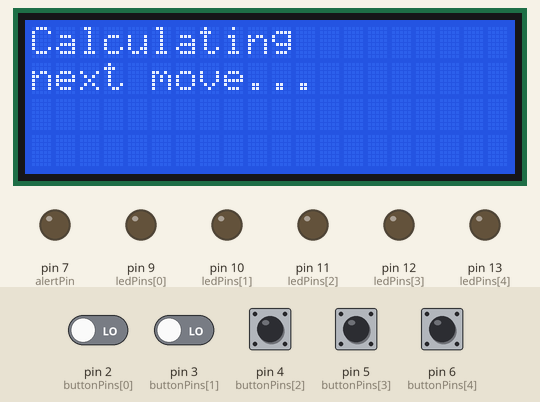
Bench run of a sketch on a simulated Arduino Uno, built with avr-gcc and run on an emulated ATmega328P. Parts: 20×4 character LCD, output pins drawn as LEDs (lit = HIGH). The test bench sets the inputs (shaded band); at power-on: pin 2 (buttonPins[0]), pin 3 (buttonPins[1]), pin 4 (buttonPins[2]), pin 5 (buttonPins[3]), pin 6 (buttonPins[4]) LOW. Random numbers use the default seed unless the sketch sets one; what the sketch prints to the serial monitor is not drawn.

Above: at 3.7 s.
4.9 s: pin 2 (buttonPins[0]) driven HIGH and pin 3 (buttonPins[1]) driven HIGH
7.9 s: pin 2 (buttonPins[0]) driven LOW
At 9.3 s:
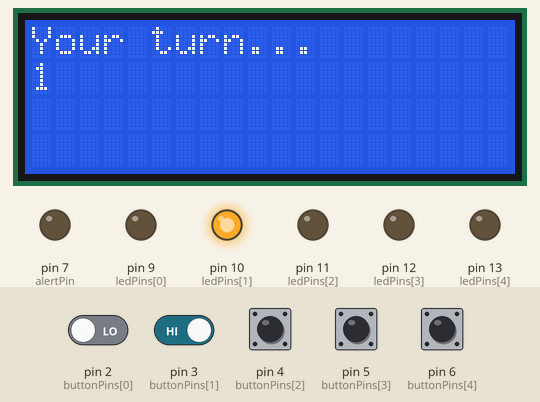
10.4 s: pin 4 (buttonPins[2]) pulled HIGH for 0.15 s
At 11.7 s:
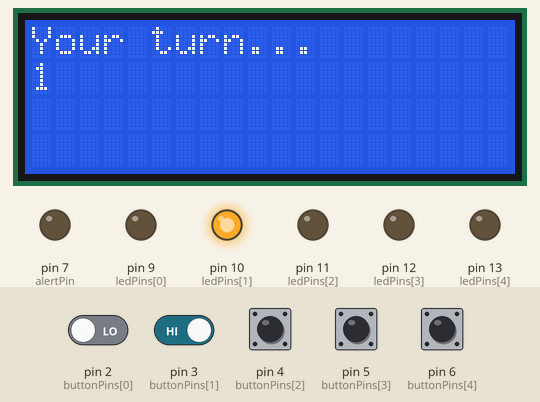
12.0 s: pin 4 (buttonPins[2]) pulled HIGH for 1 s
At 19.5 s:
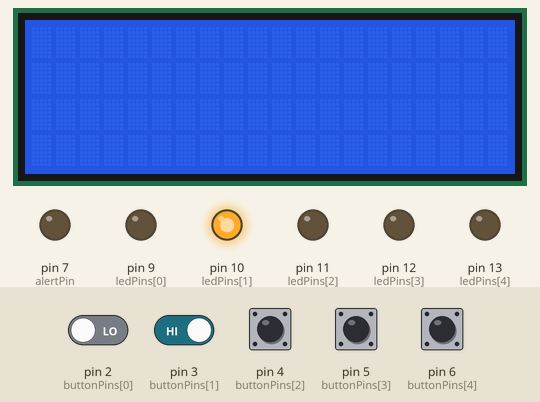
19.6 s: pin 3 (buttonPins[1]) driven LOW
At 22.4 s:
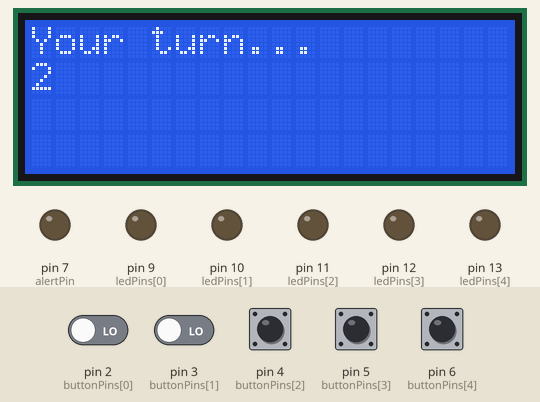
22.6 s: pin 5 (buttonPins[3]) pulled HIGH for 0.15 s
At 42.98 s:
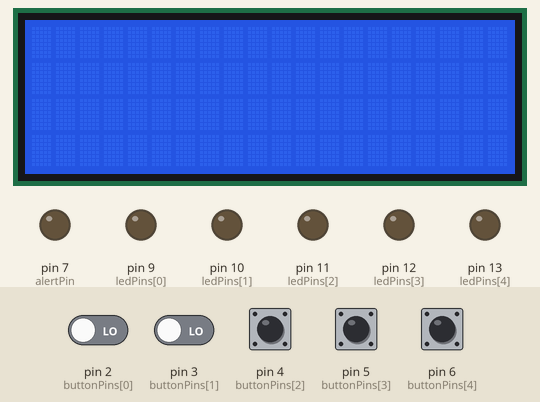
Timing chart, 0 to 43.9 s (numbered marks = the images above; inputs shaded):
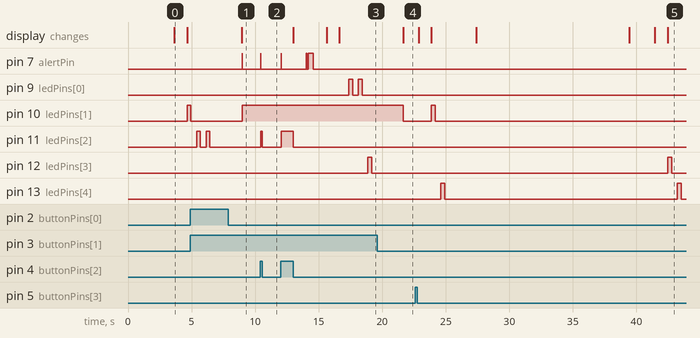

The sketch:

Simon2_V3.ino
```cpp
/*
 * memory / dexterit therapy game for Steve T.
 */


/*
 * TODO:
 * add adaptive difficulty setting based on user performance with adjustable gain (low slope for beginners.
 * Add deliery of Amazon gift card via servo motor
 * add internal battery (with extension USB port) show battery level on display
 * add wav file support for 80's style arcage game sounds (asteriods, pac man, etc.)
 * use LCD display logic from SORI game (complete)
 * startup mode configuration options (press any button during startup)
 * add bluetooth interface (display score, statistics, etc.
 * capture response time for performance metrics
 * add real time clock to track performance over time
 * add timer - response must be received within specified time
 * "Press both red buttons simultaneously to end game and view stats"
 * build array of player performance statistics
 * have special challenges which display fibonacci sequence of some other well known integer sequence
 *
 */
#include <LiquidCrystal_I2C.h>

// setup LCD display
#define LCD_ADDRESS1 0x3F       // 2x16 display
#define LCD_ADDRESS2 0x27       // 4x20 display
LiquidCrystal_I2C  lcd(LCD_ADDRESS2,2,1,0,4,5,6,7);

#define MAX_CHALLENGE_LENGTH  10      // maximum number of elements in sequence array
#define SOUND_CORRECT 0       // mode control to command audio sound signifying correct response
#define SOUND_INCORRECT 1     // mode control to command audio sound signifying correct response
#define SOUND_SUCCESSFUL_ROUND 2  // audio to signify successful round
#define END_OF_CHALLENGE_FLAG 99  // signifies end of challenge array
#define NUM_ELEMENTS 5             // number of player buttons

int iReading1 = 0;
int iReading2 = 0;
int iReading3 = 0;
int iReading4 = 0;
int iReading5 = 0;

int iPrevReading1 = 0;
int iPrevReading2 = 0;
int iPrevReading3 = 0;
int iPrevReading4 = 0;
int iPrevReading5 = 0;

int iResponseIndex = 0;

// caution, must be set manualy to match NUM_ELEMENTS
int buttonPins[NUM_ELEMENTS] = {2, 3, 4, 5, 6};
const int ledPins[NUM_ELEMENTS] = {9, 10, 11, 12, 13};

const int alertPin = 7;       // sonalert

const int ledPin1 =  9;       // the number of the LED pin
const int ledPin2 =  10;      // the number of the LED pin
const int ledPin3 =  11;      // the number of the LED pin
const int ledPin4 =  12;      // the number of the LED pin
const int ledPin5 =  13;      // the number of the LED pin

const unsigned int debounceDelay = 40;
int challengeSequence[MAX_CHALLENGE_LENGTH+1];           //light sequence array, reserve one space for end flag

int iResponses[MAX_CHALLENGE_LENGTH];         // array to hold sequence of responses

bool bDisplayNextChallenge = true;     // displays light sequence when true, waits for response when false

// response structure holds data for the five response buttons
struct ResponseStruct{
  int iReading;
  int iPrevReading;
  unsigned long PositiveTransitionTime;
  unsigned long PreviousMillis;
  bool bButtonState;
};
ResponseStruct Responses[MAX_CHALLENGE_LENGTH];

unsigned long deadline = 0;


#define MAX_ROUNDS 50
struct StatsStruct{
  int RoundID = 0;
  unsigned long roundStartTime;
  unsigned long roundDeadline;
  unsigned long playerResponseTime;
  bool bRoundSuccess;
  bool bTimeout;
  bool bRoundFailure;
} RoundStatistics[MAX_ROUNDS];


// keep running stats on player performance
unsigned int iRoundNumber = 0;
unsigned int iTimeoutCount = 0;
unsigned int iResponseErrorCount = 0;
unsigned int iSuccessCount = 0;

void setup() {

  // LCD display setup
  lcd.off();
  lcd.begin (20,4);
  lcd.setBacklightPin(3,POSITIVE);
  lcd.setBacklight(HIGH);
  // end LCD setup

  for(int i = 0; i<NUM_ELEMENTS; i++)
  {
    pinMode(ledPins[i], OUTPUT);
    pinMode(buttonPins[i], INPUT);
  }
   pinMode(alertPin, OUTPUT);

  Serial.begin(9600);

  displayLCD(F("Hi Steve. I'm Simone"),F("Let's play..."),"","", 0,3500);

}

void loop() {

  if (bDisplayNextChallenge){
    // increment round number
    iRoundNumber++;

    SetupAndDisplayNextMove();

    // prepare to receive responses
    iResponseIndex = 0;     // initialize index which stores series of responses
    // initialize button response booleans
    for(int i = 0; i<NUM_ELEMENTS; i++) Responses[i].bButtonState = false;

    // notify player
    displayLCD(F("Your turn..."),String(iRoundNumber),"","", 0,0);

    // prepare flags for next round
    RoundStatistics[iRoundNumber].bRoundSuccess = false;
    RoundStatistics[iRoundNumber].bTimeout = false;
    RoundStatistics[iRoundNumber].bRoundFailure = false;
    RoundStatistics[iRoundNumber].roundStartTime = millis();

  }
  else
  {
  // handle player response

  for(int j = 0; j<NUM_ELEMENTS; j++){
  /*
   * scan all buttons
   *
   */
  Responses[j].iReading = digitalRead(buttonPins[j]);
  if ((Responses[j].iReading == HIGH) && (Responses[j].iPrevReading == LOW)) {
    // get time of newly detected high state
    Responses[j].PositiveTransitionTime = millis();
  }
  // button has been pushed for at least one cycle,  accumulate time until we reach threshold
  else if ((Responses[j].iReading == HIGH) && (Responses[j].iPrevReading == HIGH)){
    if (((millis() - Responses[j].PositiveTransitionTime) > debounceDelay && (Responses[j].bButtonState == false))) {
         Responses[j].bButtonState = true;
         Serial.print("Button state ON registered for button ");
         Serial.println(j);
         if(iResponseIndex < MAX_CHALLENGE_LENGTH){
          iResponses[iResponseIndex] = ledPins[j];             // record activation of button
          if(challengeSequence[iResponseIndex] == ledPins[j]){  // Requested button matches button played
            SoundFeedback(SOUND_CORRECT);                   // provide affirmative sound
            digitalWrite(ledPins[j], HIGH);                    // light LED
          }
          else{
            SoundFeedback(SOUND_INCORRECT);
            RoundStatistics[iRoundNumber].bRoundFailure = true;
            bDisplayNextChallenge = true;                            // player fails this round, redisplay challenge
            }
          // we have a response
          iResponseIndex++;                                 // prepare to store next response
          }
        }
      }
    else if ((Responses[j].iReading == LOW) && (Responses[j].iPrevReading == HIGH)){
      Responses[j].bButtonState = false;      // player has released the button, reset to allow it to be registered again
      digitalWrite(ledPins[j], LOW);                    // extinguish LED
      // check for end of sequence
      if(challengeSequence[iResponseIndex] == END_OF_CHALLENGE_FLAG){
        // reaching this point means all responses were correct
        bDisplayNextChallenge = true;                      // exit responses and display new challenge
        RoundStatistics[iRoundNumber].bRoundSuccess = true;
        displayLCD(F("Success!"),F(""),"","", 0,1000);
        SoundFeedback(SOUND_SUCCESSFUL_ROUND);    // sound the success tone
        delay(500);
        // TODO - add "press any key to continue"??
        }
      }
      Responses[j].iPrevReading = Responses[j].iReading;  // save current reading as previous
    } // process next button


    // Done with current scan of buttons, check for timeout
    if(millis() > RoundStatistics[iRoundNumber].roundStartTime + deadline){
      RoundStatistics[iRoundNumber].bTimeout = true;
      bDisplayNextChallenge = true;
      displayLCD(F("Timeout"),F(""),"","", 0,2000);
    }

  } // done processing responses
}


/*
 * DisplaySequence - displays the challenge to the user
 * by sequencing a number of lights on the front panel.
 */
void DisplaySequence(int challengeElements[], int iDuration)
{
  int i = 0;
  while(challengeElements[i] != END_OF_CHALLENGE_FLAG)
  {
    digitalWrite(challengeElements[i], HIGH);
    delay(iDuration);
    digitalWrite(challengeElements[i], LOW);
    delay(iDuration * 1.5);
    i++;
  }
}

void SoundFeedback(int iMode)
{
  switch(iMode)
  {
    case SOUND_CORRECT:
      digitalWrite(alertPin, HIGH);
      delay(10);
      digitalWrite(alertPin, LOW);
      break;

    case SOUND_INCORRECT:
      for(int i = 0;i<9;i++)
      {
      digitalWrite(alertPin, HIGH);
      delay(6);
      digitalWrite(alertPin, LOW);
      delay(15);
      }
      break;

    case SOUND_SUCCESSFUL_ROUND:

      digitalWrite(alertPin, HIGH);
      delay(50);
      digitalWrite(alertPin, LOW);
      delay(120);
      digitalWrite(alertPin, HIGH);
      delay(400);
      digitalWrite(alertPin, LOW);
      delay(500);
      break;

    default:
      break;
  }

}

/*********************************************************************
 * general purpose display manager with optional tone alert and delay
 *
 *********************************************************************/
void displayLCD(String sline1, String sline2, String sline3, String sline4, int itoneLen, int idelay)
{
    lcd.off();
    lcd.clear();
    lcd.home ();
    lcd.print(sline1);
    lcd.setCursor (0,1);
    lcd.print(sline2);
    lcd.setCursor (0,2);
    lcd.print(sline3);
    lcd.setCursor (0,3);
    lcd.print(sline4);
    lcd.on();
    if (itoneLen > 0){
      digitalWrite(alertPin, HIGH);
      delay(itoneLen);
      digitalWrite(alertPin, LOW);
    }
    if (idelay > 0) delay(idelay);
}

/*********************************************************************
 * setup next move then display it.
 * Set next move based on past performance
 * set number of elements, sequence of elements, display speed and deadline.
 *********************************************************************/
void SetupAndDisplayNextMove(void)
{

  displayLCD(F("Calculating"),F("next move..."),F(""),F(""),0,1000);

    // setup sequence
    for(int i = 0; i < MAX_CHALLENGE_LENGTH + 1; i++) challengeSequence[i] = END_OF_CHALLENGE_FLAG;
    /***
    challengeSequence[0] = ledPin1;
    challengeSequence[1] = ledPin2;
    challengeSequence[2] = ledPin3;
    challengeSequence[3] = ledPin4;
    challengeSequence[4] = ledPin5;
    challengeSequence[5] = ledPin1;
    challengeSequence[6] = ledPin2;
    challengeSequence[7] = ledPin3;
    challengeSequence[8] = ledPin4;
    challengeSequence[9] = ledPin5;
    ***/

    // clear display so as not to distract player
    lcd.clear();

    for(int i = 0; i < random(2,5); i++) // random upper limit is number specified minus 1
    {
      challengeSequence[i] = ledPins[random(0,NUM_ELEMENTS+1)];
    }

    // display sequence
    DisplaySequence(challengeSequence, 300);
    bDisplayNextChallenge = false;                    // challenge has been displayed, now get responses


  // TODO - add dynamic calculation of deadline
  deadline = 12000;

  displayLCD(F(""),F(""),F(""),F(""), 0,2000);


}
```

Measured:
- after the input at 7.9 s, pin 7 (alertPin): LOW → HIGH after 1.1 s, → LOW 0.01 s later; pin 10 (ledPins[1]): LOW → HIGH after 1.1 s
- after the input at 10.4 s, pin 7 (alertPin): LOW → HIGH at once, → LOW 0.01 s later; pin 11 (ledPins[2]): LOW → HIGH after 0.05 s, → LOW 0.10 s later
- after the input at 12.0 s, pin 7 (alertPin): goes HIGH 0.01 s, LOW 2.0 s, HIGH 0.05 s, LOW 0.12 s, HIGH 0.40 s, then LOW, starting at once; pin 9 (ledPins[0]): alternates HIGH for 0.30 s and LOW for 0.45 s, 4 changes in all, then stays LOW, starting after 5.4 s
- after the input at 19.6 s, pin 10 (ledPins[1]): HIGH → LOW after 2.1 s
- after the input at 22.6 s, pin 12 (ledPins[3]): LOW → HIGH after 19.9 s, → LOW 0.30 s later
- by itself, pin 11 (ledPins[2]): alternates HIGH for 0.30 s and LOW for 0.45 s, 4 changes in all, then stays LOW
- by itself, pin 13 (ledPins[4]): alternates HIGH for 0.30 s and LOW for 18.3 s
